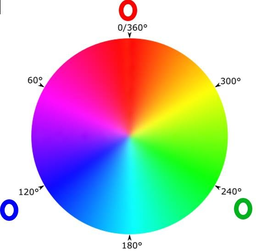
#> input picture HSV.png, 256 x 252 px, shrunk from 558 x 550 before the run
$ python -i testmain.py   (imports and definitions only)
#> lines starting #> are read from the running program, lines starting #| are printed output that depends on the picture
import numpy as np
from PIL import Image
import matplotlib.pyplot as plt
import os
import random
from tqdm import tqdm
from numba import njit, prange
import time
colors = [[29, 29, 33], [176, 46, 38], [94, 124, 22], [131, 84, 50], [60, 68, 170], [137, 50, 184], [22, 156, 156], [157, 157, 151],
  [71, 79, 82],[243, 139, 170], [128, 199, 31], [254, 216, 61], [58, 179, 218], [199, 78, 189], [249, 128, 29], [249, 255, 254]]

#f, axarr = plt.subplots(1, 2)
#sizeImg = (20, 40)

def closest(colors,color):
    colorsNp = np.array(colors)
    #color = np.array(color)
    distances = np.sqrt(np.sum((colorsNp-color)**2,axis=1))
    index_of_smallest = np.where(distances==np.amin(distances))
    #print(index_of_smallest[0][0])
    smallest_distance = colors[index_of_smallest[0][0]]
    return smallest_distance

# [2 lines not run here, left out]
# [1 line that did not run here, left out]

def reducingColors(inpPath):
#> called with inpPath = 'HSV.png'
	img = Image.open(inpPath)
#> img is the input picture: PIL image 256x252 RGB; mean R, G, B 197, 194.9, 194.8
	for x in range(img.size[0]):
		for y in range(img.size[1]):
			if len(img.getpixel((x, y))) > 3:
				if img.getpixel((x, y))[3] != 0:
					img.putpixel((x, y), tuple(closest(colors, img.getpixel((x, y))[:3])))
			else:
				img.putpixel((x, y), tuple(closest(colors, img.getpixel((x, y)))))
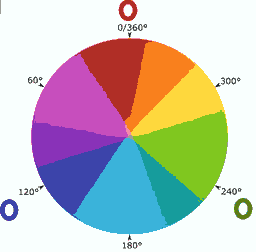
#> img: PIL image 256x252 RGB; mean R, G, B 196.3, 193.5, 189
    #return img

@njit(fastmath = True, cache=True)#, parallel=True)
def closestImageComparison(colorNp1, colorNp2):
    #colorNp1 = np.array([color1])
    #colorNp2 = np.array(color2)
    distances = np.sqrt(np.sum((colorNp1-colorNp2)**2))#,axis=1))
    return distances#[0]

@njit(fastmath = True, cache=True, parallel=True)
def imageComparison(imgNp, GenerateImgNp):
    val = 0
    #GenerateImgNp = np.array(GenerateImg)
    for x in prange(20):#range(img.size[0]):
        for y in prange(40):#range(img.size[1]):
            # [5 lines of commented-out code are left out]
            Comparison = closestImageComparison(GenerateImgNp[y, x], imgNp[y, x][:3])
            #if not Comparison is None:
            val += Comparison
    return val

def generateImg(i, LastImg, maxCount, progress_bar):
    global minComparison, minComparisonImg, val
    for maskIm in textures:
        for imgCol in colorsImgs:
            img = LastImg
            img.paste(imgCol, mask=maskIm)
            if i == maxCount:
                x = imageComparison(inpImgNp, np.array(img))
                progress_bar.update(1)
                if x < minComparison:
                    minComparison = x
                    minComparisonImg = img
                val += 1
            else:
                generateImg(i+1, img, maxCount, progress_bar)


#axarr[0].imshow(reducingColors(inpPath))

# [1 line that did not run here, left out]
# [3 lines not run here, left out]

colorsImgs = [Image.new('RGB',(20, 40),tuple(i)) for i in colors]

# [1 line that did not run here, left out]
path_to_save = os.path.join(os.path.dirname(os.path.abspath(__file__)), 'out')

val = 0

# [2 lines not run here, left out]

minComparison = float('inf')
minComparisonImg = None

stTime = time.time()

# [8 lines not run here, left out]
				# [17 lines of commented-out code are left out]
endTime = time.time()
# [3 lines not run here, left out]

#img = Image.new('RGB',(20, 40),(0,0,0))
#imgBackCol = Image.new('RGB',(20, 40),tuple(backCol))
#img.paste(imgBackCol, mask=backgroundImg)

>>> result = reducingColors('HSV.png')
